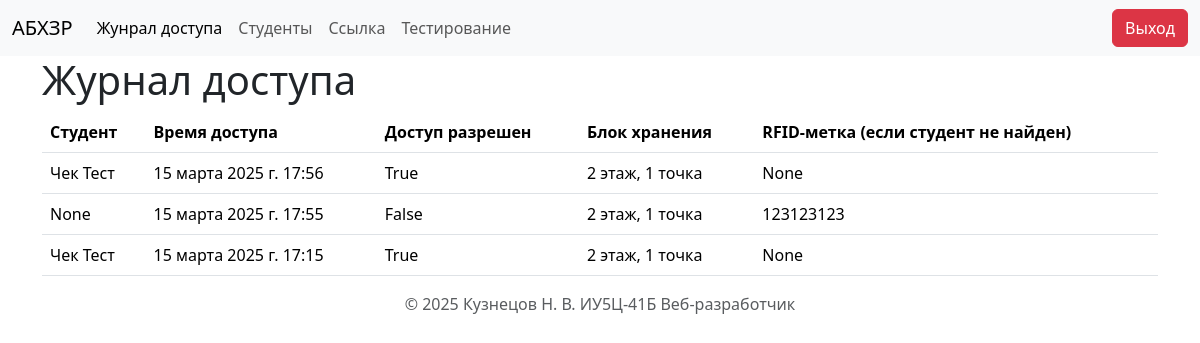
/access_log/ (signed in), run on an earlier commit of the app's database.
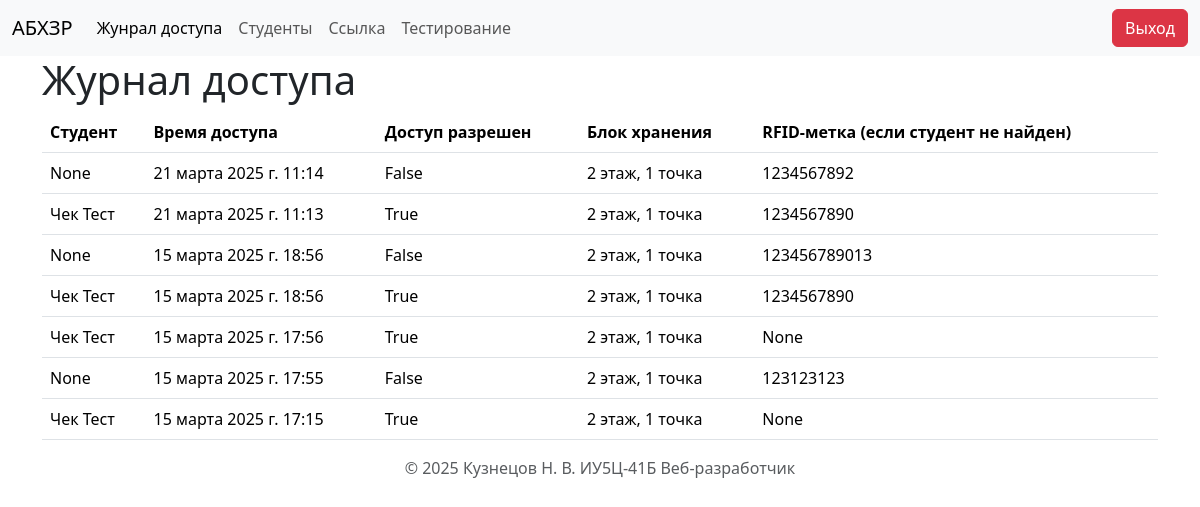
And on a later commit of the database.
### storage/models.py (models this page shows, shortened)
class AccessLog(models.Model):
    student = models.ForeignKey(Student, on_delete=models.CASCADE, blank=True, null=True, related_name='access_logs')
    access_time = models.DateTimeField()
    is_access_granted = models.BooleanField(default=False)
    storage_unit = models.ForeignKey(StorageUnit, on_delete=models.CASCADE)
    slot = models.ForeignKey(StorageSlot, on_delete=models.SET_NULL, blank=True, null=True)
    radioclass = models.ForeignKey(RadioClass, on_delete=models.SET_NULL, blank=True, null=True)
    rfid_tag_attempted = models.CharField(max_length=255, blank=True, null=True)

class Student(models.Model):
    group = models.ForeignKey(Group, on_delete=models.SET_NULL, blank=True, null=True, related_name='students')
    rfid_tag = models.CharField(max_length=255, unique=True)
    first_name = models.CharField(max_length=255)
    last_name = models.CharField(max_length=255)
    access = models.BooleanField(default=False)
    def __str__(self):
        return f"{self.last_name} {self.first_name}"

class StorageUnit(models.Model):
    location_name = models.CharField(max_length=255)
    def __str__(self):
        return self.location_name

### storage/views.py (the view)
# urls.py: path('access_log/', views.access_log_view, name='access_log'),
@login_required
def access_log_view(request):
    access_logs = AccessLog.objects.all().order_by('-access_time')  # Получаем все записи из AccessLog и сортируем по времени в обратном порядке
    data = {
        'access_logs': access_logs,
        'activate_page': 'access_logs',
        }
    return render(request, 'pages/access_log.html', data)

### storage/templates/pages/access_log.html (shortened to what this page needs)
{% extends "layout.html" %}
{% block content %}
<h1>Журнал доступа</h1>
<table class="table">
    <thead>
        <tr>
            <th class="col">Студент</th>
            <th class="col">Время доступа</th>
            <th class="col">Доступ разрешен</th>
            <th class="col">Блок хранения</th>
            <th class="col">RFID-метка (если студент не найден)</th>
        </tr>
    </thead>
    <tbody>
        {% for log in access_logs %}
        <tr>
            <td scope="row">{{ log.student }}</td>
            <td scope="row">{{ log.access_time }}</td>
            <td scope="row">{{ log.is_access_granted }}</td>
            <td scope="row">{{ log.storage_unit }}</td>
            <td scope="row">{{ log.rfid_tag_attempted }}</td>
        </tr>
        {% endfor %}
    </tbody>
</table>
{% endblock content %}

What changed in the data, as far as the page shows it:
added AccessLog: student "None", access_time "21 марта 2025 г. 11:14", is_access_granted "False", storage_unit "2 этаж, 1 точка", rfid_tag_attempted "1234567892"
added AccessLog: student "Чек Тест", access_time "21 марта 2025 г. 11:13", is_access_granted "True", storage_unit "2 этаж, 1 точка", rfid_tag_attempted "1234567890"
added AccessLog: student "None", access_time "15 марта 2025 г. 18:56", is_access_granted "False", storage_unit "2 этаж, 1 точка", rfid_tag_attempted "123456789013"
added AccessLog: student "Чек Тест", access_time "15 марта 2025 г. 18:56", is_access_granted "True", storage_unit "2 этаж, 1 точка", rfid_tag_attempted "1234567890"
